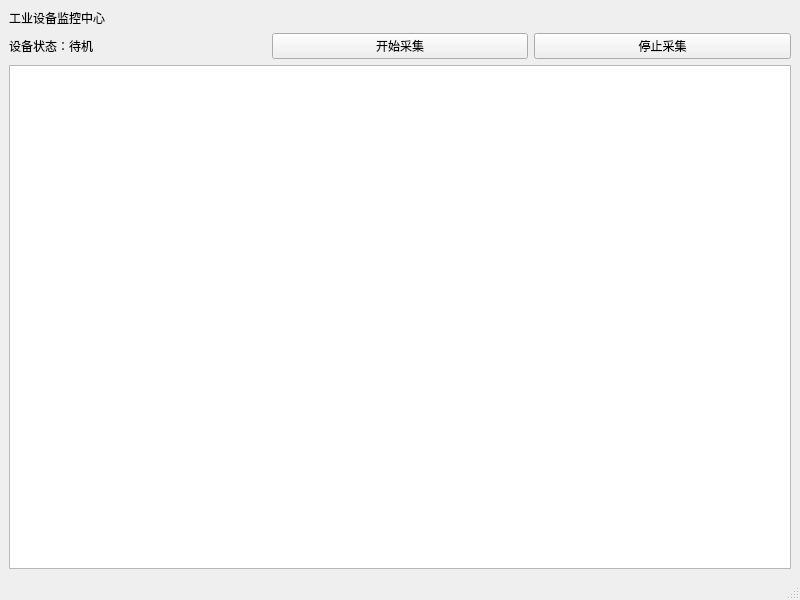
<?xml version="1.0" encoding="UTF-8"?>
<ui version="4.0">
 <class>MainWindow</class>
 <widget class="QMainWindow" name="MainWindow">
  <property name="geometry">
   <rect>
    <x>0</x>
    <y>0</y>
    <width>800</width>
    <height>600</height>
   </rect>
  </property>
  <property name="windowTitle">
   <string>MainWindow</string>
  </property>
  <widget class="QWidget" name="centralwidget">
   <layout class="QVBoxLayout" name="verticalLayout">
    <item>
     <widget class="QLabel" name="titleLabel">
      <property name="text">
       <string>工业设备监控中心</string>
      </property>
     </widget>
    </item>
    <item>
     <layout class="QHBoxLayout" name="horizontalLayout">
      <item>
       <widget class="QLabel" name="label">
        <property name="text">
         <string>设备状态：待机</string>
        </property>
       </widget>
      </item>
      <item>
       <widget class="QPushButton" name="startButton">
        <property name="text">
         <string>开始采集</string>
        </property>
       </widget>
      </item>
      <item>
       <widget class="QPushButton" name="endButton">
        <property name="text">
         <string>停止采集</string>
        </property>
       </widget>
      </item>
     </layout>
    </item>
    <item>
     <widget class="QTableWidget" name="tableWidget"/>
    </item>
   </layout>
  </widget>
  <widget class="QMenuBar" name="menubar">
   <property name="geometry">
    <rect>
     <x>0</x>
     <y>0</y>
     <width>800</width>
     <height>37</height>
    </rect>
   </property>
  </widget>
  <widget class="QStatusBar" name="statusbar"/>
 </widget>
 <resources/>
 <connections/>
</ui>
